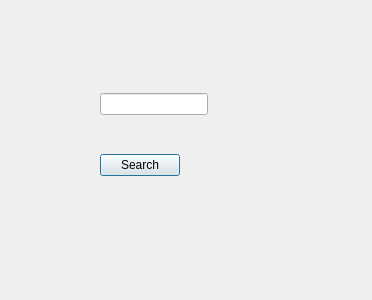
<?xml version="1.0" encoding="UTF-8"?>
<ui version="4.0">
 <class>Dialog</class>
 <widget class="QDialog" name="Dialog">
  <property name="geometry">
   <rect>
    <x>0</x>
    <y>0</y>
    <width>372</width>
    <height>300</height>
   </rect>
  </property>
  <property name="windowTitle">
   <string>Dialog</string>
  </property>
  <widget class="QWidget" name="verticalLayoutWidget">
   <property name="geometry">
    <rect>
     <x>100</x>
     <y>60</y>
     <width>291</width>
     <height>151</height>
    </rect>
   </property>
   <layout class="QVBoxLayout" name="verticalLayout">
    <item>
     <widget class="QLineEdit" name="lineEditSearch">
      <property name="sizePolicy">
       <sizepolicy hsizetype="Maximum" vsizetype="Fixed">
        <horstretch>0</horstretch>
        <verstretch>0</verstretch>
       </sizepolicy>
      </property>
     </widget>
    </item>
    <item>
     <widget class="QPushButton" name="buttonSearch">
      <property name="sizePolicy">
       <sizepolicy hsizetype="Maximum" vsizetype="Fixed">
        <horstretch>0</horstretch>
        <verstretch>0</verstretch>
       </sizepolicy>
      </property>
      <property name="text">
       <string>Search</string>
      </property>
     </widget>
    </item>
   </layout>
  </widget>
 </widget>
 <resources/>
 <connections/>
</ui>
